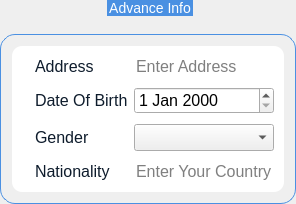
                 <widget class="QGroupBox" name="groupBox_2">
                  <property name="sizePolicy">
                   <sizepolicy hsizetype="Preferred" vsizetype="Fixed">
                    <horstretch>0</horstretch>
                    <verstretch>0</verstretch>
                   </sizepolicy>
                  </property>
                  <property name="styleSheet">
                   <string notr="true">QGroupBox  {
    border: 1px solid gray;
    border-color: rgb(74, 144, 226);
    margin-top: 34px;
    font-size: 14px;
    border-radius: 15px;
}
QGroupBox::title  {
    subcontrol-origin: margin;
    subcontrol-position: top center;
    padding: 5px 8000px 5px 8000px;
    background-color: rgb(74, 144, 226);
    color: rgb(255, 255, 255);
}
QLabel{
	color: rgb(14, 28, 44);
	background-color: none;
}
QFrame{
background-color: rgb(255, 255, 255);
border-radius: 10px;
}
QLineEdit{
border: none;
background-color: rgb(255, 255, 255);
}</string>
                  </property>
                  <property name="title">
                   <string>Advance Info</string>
                  </property>
                  <layout class="QVBoxLayout" name="verticalLayout_22">
                   <item>
                    <widget class="QFrame" name="gridFrame">
                     <property name="sizePolicy">
                      <sizepolicy hsizetype="Preferred" vsizetype="Fixed">
                       <horstretch>0</horstretch>
                       <verstretch>0</verstretch>
                      </sizepolicy>
                     </property>
                     <property name="minimumSize">
                      <size>
                       <width>0</width>
                       <height>100</height>
                      </size>
                     </property>
                     <layout class="QGridLayout" name="gridLayout_3">
                      <property name="leftMargin">
                       <number>10</number>
                      </property>
                      <property name="topMargin">
                       <number>10</number>
                      </property>
                      <property name="rightMargin">
                       <number>10</number>
                      </property>
                      <property name="bottomMargin">
                       <number>10</number>
                      </property>
                      <property name="verticalSpacing">
                       <number>10</number>
                      </property>
                      <item row="2" column="1">
                       <widget class="QLabel" name="label_31">
                        <property name="sizePolicy">
                         <sizepolicy hsizetype="Preferred" vsizetype="Fixed">
                          <horstretch>0</horstretch>
                          <verstretch>0</verstretch>
                         </sizepolicy>
                        </property>
                        <property name="font">
                         <font>
                          <pointsize>12</pointsize>
                         </font>
                        </property>
                        <property name="text">
                         <string>Gender</string>
                        </property>
                       </widget>
                      </item>
                      <item row="0" column="1">
                       <widget class="QLabel" name="label_29">
                        <property name="sizePolicy">
                         <sizepolicy hsizetype="Preferred" vsizetype="Fixed">
                          <horstretch>0</horstretch>
                          <verstretch>0</verstretch>
                         </sizepolicy>
                        </property>
                        <property name="font">
                         <font>
                          <pointsize>12</pointsize>
                         </font>
                        </property>
                        <property name="text">
                         <string>Address</string>
                        </property>
                       </widget>
                      </item>
                      <item row="2" column="2">
                       <widget class="QComboBox" name="gender_comboBox">
                        <property name="font">
                         <font>
                          <pointsize>12</pointsize>
                         </font>
                        </property>
                        <property name="placeholderText">
                         <string>Select Gender</string>
                        </property>
                        <item>
                         <property name="text">
                          <string>Male</string>
                         </property>
                        </item>
                        <item>
                         <property name="text">
                          <string>Female</string>
                         </property>
                        </item>
                        <item>
                         <property name="text">
                          <string>Other</string>
                         </property>
                        </item>
                       </widget>
                      </item>
                      <item row="1" column="1">
                       <widget class="QLabel" name="label_30">
                        <property name="sizePolicy">
                         <sizepolicy hsizetype="Fixed" vsizetype="Fixed">
                          <horstretch>0</horstretch>
                          <verstretch>0</verstretch>
                         </sizepolicy>
                        </property>
                        <property name="font">
                         <font>
                          <pointsize>12</pointsize>
                         </font>
                        </property>
                        <property name="text">
                         <string>Date Of Birth</string>
                        </property>
                       </widget>
                      </item>
                      <item row="1" column="2">
                       <widget class="QDateEdit" name="date_of_birth_dateEdit">
                        <property name="font">
                         <font>
                          <pointsize>12</pointsize>
                         </font>
                        </property>
                       </widget>
                      </item>
                      <item row="3" column="2">
                       <widget class="QLineEdit" name="national_id_lineEdit">
                        <property name="font">
                         <font>
                          <pointsize>12</pointsize>
                         </font>
                        </property>
                        <property name="placeholderText">
                         <string>Enter Your Country</string>
                        </property>
                       </widget>
                      </item>
                      <item row="3" column="1">
                       <widget class="QLabel" name="label_32">
                        <property name="sizePolicy">
                         <sizepolicy hsizetype="Preferred" vsizetype="Fixed">
                          <horstretch>0</horstretch>
                          <verstretch>0</verstretch>
                         </sizepolicy>
                        </property>
                        <property name="font">
                         <font>
                          <pointsize>12</pointsize>
                         </font>
                        </property>
                        <property name="text">
                         <string>Nationality</string>
                        </property>
                       </widget>
                      </item>
                      <item row="0" column="2">
                       <widget class="QLineEdit" name="address_lineEdit">
                        <property name="font">
                         <font>
                          <pointsize>12</pointsize>
                         </font>
                        </property>
                        <property name="placeholderText">
                         <string>Enter Address</string>
                        </property>
                       </widget>
                      </item>
                      <item row="0" column="0">
                       <widget class="QLabel" name="label_48">
                        <property name="maximumSize">
                         <size>
                          <width>24</width>
                          <height>24</height>
                         </size>
                        </property>
                        <property name="text">
                         <string/>
                        </property>
                        <property name="pixmap">
                         <pixmap resource="resources.qrc">:/resources/icons/address.svg</pixmap>
                        </property>
                        <property name="scaledContents">
                         <bool>true</bool>
                        </property>
                       </widget>
                      </item>
                      <item row="1" column="0">
                       <widget class="QLabel" name="label_49">
                        <property name="maximumSize">
                         <size>
                          <width>24</width>
                          <height>24</height>
                         </size>
                        </property>
                        <property name="text">
                         <string/>
                        </property>
                        <property name="pixmap">
                         <pixmap resource="resources.qrc">:/resources/employee-icons/hire_date.svg</pixmap>
                        </property>
                        <property name="scaledContents">
                         <bool>true</bool>
                        </property>
                       </widget>
                      </item>
                      <item row="2" column="0">
                       <widget class="QLabel" name="label_50">
                        <property name="maximumSize">
                         <size>
                          <width>24</width>
                          <height>24</height>
                         </size>
                        </property>
                        <property name="text">
                         <string/>
                        </property>
                        <property name="pixmap">
                         <pixmap resource="resources.qrc">:/resources/employee-icons/user-employee.svg</pixmap>
                        </property>
                        <property name="scaledContents">
                         <bool>true</bool>
                        </property>
                       </widget>
                      </item>
                      <item row="3" column="0">
                       <widget class="QLabel" name="label_51">
                        <property name="maximumSize">
                         <size>
                          <width>24</width>
                          <height>24</height>
                         </size>
                        </property>
                        <property name="text">
                         <string/>
                        </property>
                        <property name="pixmap">
                         <pixmap resource="resources.qrc">:/resources/icons/name.svg</pixmap>
                        </property>
                        <property name="scaledContents">
                         <bool>true</bool>
                        </property>
                       </widget>
                      </item>
                     </layout>
                    </widget>
                   </item>
                  </layout>
                 </widget>
